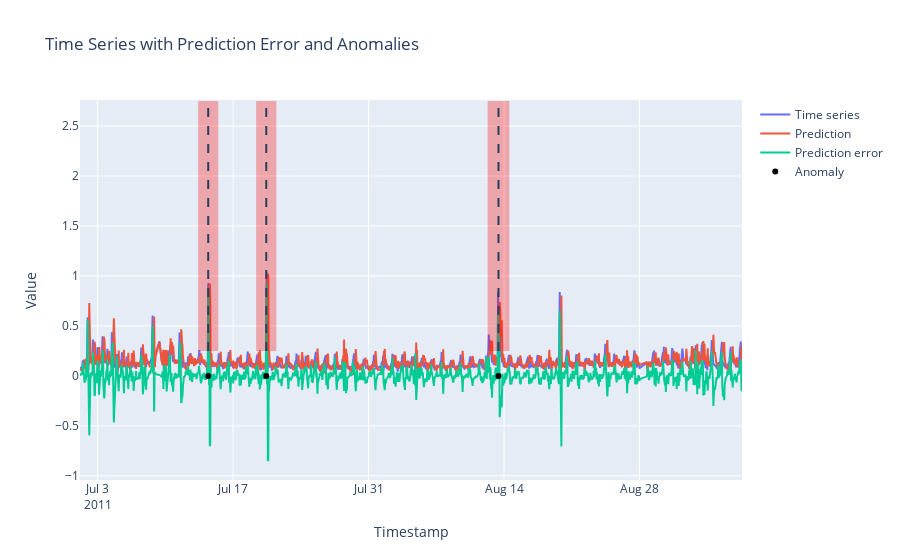

The notebook cell saved with this chart:
### Code cell
fig = go.Figure()
fig = plot_results_timeseries(fig, df_plot, y_pred_ae[:,0], pred_error_ae, anomaly_times, anomaly_windows, 0)
fig.show()

### Figure 1 — Plotly figure (JSON) as saved in the notebook; plotly's stock layout.template omitted (floating-point values rounded to 4 significant figures; data arrays with more than 128 entries replaced by an {"elided": "..."} marker saying what was removed)
{"data": [{"mode": "lines", "name": "Time series", "type": "scatter", "x": {"elided": "1534 str values"}, "y": {"elided": "1534 float values"}}, {"mode": "lines", "name": "Prediction", "type": "scatter", "x": {"elided": "1534 str values"}, "y": {"elided": "1534 float values"}}, {"mode": "lines", "name": "Prediction error", "type": "scatter", "x": {"elided": "1534 str values"}, "y": {"elided": "1534 float values"}}, {"marker": {"color": "black"}, "mode": "markers", "name": "Anomaly", "type": "scatter", "x": ["2011-07-14T10:15:01", "2011-07-20T10:15:01", "2011-08-13T10:15:01"], "y": [0, 0, 0]}], "layout": {"shapes": [{"fillcolor": "red", "line": {"width": 0}, "opacity": 0.3, "type": "rect", "x0": "2011-07-13T09:15:01", "x1": "2011-07-15T11:15:01", "y0": null, "y1": null}, {"fillcolor": "red", "line": {"width": 0}, "opacity": 0.3, "type": "rect", "x0": "2011-07-19T09:15:01", "x1": "2011-07-21T11:15:01", "y0": null, "y1": null}, {"fillcolor": "red", "line": {"width": 0}, "opacity": 0.3, "type": "rect", "x0": "2011-08-12T07:15:01", "x1": "2011-08-14T13:15:01", "y0": null, "y1": null}, {"line": {"dash": "dash"}, "type": "line", "x0": "2011-07-14T10:15:01", "x1": "2011-07-14T10:15:01", "y0": null, "y1": null}, {"line": {"dash": "dash"}, "type": "line", "x0": "2011-07-20T10:15:01", "x1": "2011-07-20T10:15:01", "y0": null, "y1": null}, {"line": {"dash": "dash"}, "type": "line", "x0": "2011-08-13T10:15:01", "x1": "2011-08-13T10:15:01", "y0": null, "y1": null}], "title": {"text": "Time Series with Prediction Error and Anomalies"}, "xaxis": {"title": {"text": "Timestamp"}}, "yaxis": {"title": {"text": "Value"}}}}
